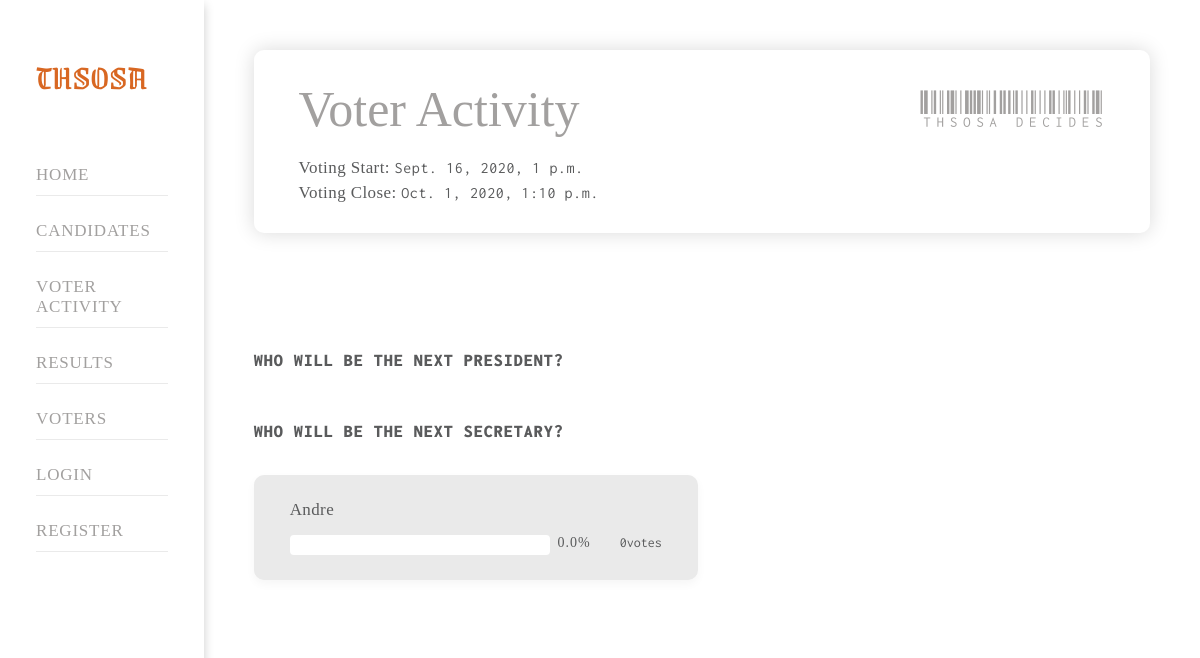
The app's page /activity.html with its own data.
### App/models.py (models this page shows, shortened)
class Time(models.Model):
    start=models.DateTimeField()
    end=models.DateTimeField()

class Election(models.Model):
    name=models.TextField()

class Candidate(models.Model):
    title=models.TextField(null=True,blank=True)
    name_title=models.TextField(null=True,blank=True)
    name=models.TextField(null=True,blank=True)
    vote = models.IntegerField(default='0')
    percent=models.FloatField(default='0')
    image=models.ImageField()
    profile=models.TextField(null=True,blank=True)
    other_name=models.TextField(null=True,blank=True)
    address=models.TextField(null=True,blank=True)
    sex=models.TextField(null=True,blank=True)
    date_of_birth=models.TextField(null=True,blank=True)
    occupation=models.TextField(null=True,blank=True)
    email=models.TextField(null=True,blank=True)
    phone=models.TextField(null=True,blank=True)
    admission_date=models.TextField(null=True,blank=True)
    graduation_date=models.TextField(null=True,blank=True)
    education=models.TextField(null=True,blank=True)
    chapter=models.TextField(null=True,blank=True)
    chapter_year=models.TextField(null=True,blank=True)
    executive_status=models.TextField(null=True,blank=True)
    executive_officer=models.TextField(null=True,blank=True)
    financial=models.TextField(null=True,blank=True)
    attendance_status=models.TextField(null=True,blank=True)
    dishonesty_status=models.TextField(null=True,blank=True)
    position=models.TextField(null=True,blank=True)
    approved=models.BooleanField(default=False)

### App/views.py (the view)
# urls.py: path("activity.html", views.activity, name="activity"),
def activity(request):
    context={"elections":Election.objects.all(),"results":Candidate.objects.filter(approved=True),"times":Time.objects.all()}
    return render(request,"activity_new.html",context)

### App/templates/activity_new.html (shortened to what this page needs)
{% load static %}
<html xmlns="http://www.w3.org/1999/xhtml">
 <head>
  <link href="{% static 'assets/css/style.css' %}" rel="stylesheet" type="text/css"/>
  <link href="{% static 'assets/css/fonts.css' %}" rel="stylesheet" type="text/css">
   <link href="{% static 'assets/css/responsive.css' %}" rel="stylesheet" type="text/css"/>
   <link href="{% static 'assets/css/owl_theme.css' %}" rel="stylesheet" type="text/css"/>
   <link href="{% static 'assets/css/owl.carousel.min.css' %}" rel="stylesheet" type="text/css"/>
   <link href="{% static 'assets/css/owl.theme.default.min.css' %}" rel="stylesheet" type="text/css"/>
   <link href="https://use.fontawesome.com/releases/v5.7.2/css/all.css" rel="stylesheet"/>
 </head>
 <body>
  <div class="clearfix" id="main_wrapper">
   <div class="header">
    <div class="hdr clearfix">
     <div class="brandname">
      <a href="">
       THSOSA
      </a>
     </div>
     <div class="menu">
       <ul>
        <li>
         <a href="index.html">
          Home
         </a>
        </li>
        <li>
         <a href="candidates.html">
          Candidates
         </a>
        </li>
        <li>
         <a href="activity.html">
          Voter Activity
         </a>
        </li>
        <li>
         <a href="results.html">
          Results
         </a>
        </li>
        <li>
         <a href="voters-approved">
          Voters
         </a>
        </li>
        <li>
         <a href="login.html">
          Login
         </a>
        </li>
        <li>
         <a href="register.html">
          Register
         </a>
        </li>
       </ul>
     </div>
    </div>
   </div>
   <div class="body-wrap">
    <div class="section">
     <div class="inner_wrap">
      <div class="pg-hdr-card clearfix">
        <div class="col-1">
         <div class="hdr-title">
          Voter Activity
         </div>
         <div class="row">
           <span>
            Voting Start:
           </span>
          {% for time in times %}{{time.start}}{% endfor %}
          </div>
          <div class="row">
           <span>
            Voting Close:
           </span>
          {% for time in times %}{{time.end}}{% endfor %}
          </div>
        </div>
       <div class="col-2">
        THSOSA DECIDES
       </div>
      </div>
     </div>
    </div>
    <div class="section">
     <div class="inner_wrap">
       {% for election in elections %}
      <div class="candidate-card">
        <br>
       <div class="position-desc">
        Who will be the next {{election.name}}?
       </div>
       <div class="cand-wrap v-act clearfix">
         {% for item in results %}
         {% if item.title == election.name %}
        <div class="cand-hld">
         <div class="cand-name">
          {{item.name}}
         </div>
         <div class="v-det clearfix">
          <div class="v-bar">
          </div>
          <div class="v-per">
          {{item.percent}}%
          </div>
          <div class="v-count">
           {{item.vote}}votes
          </div>
         </div>
        </div>
        {% endif %}
        {% endfor %}
       </div>
      </div>
      {% endfor %}
     </div>
    </div>
   </div>
  </div>
 </body>
</html>

### App/static/assets/css/style.css (style rules this page uses)
* { margin: 0; padding: 0; }
*, *:before, *:after { box-sizing:border-box; }
.clearfix:before, .clearfix:after { display: table; content: " "; }
.clearfix:after { clear: both; }
a, a:hover { text-decoration: none; }
ul, ol, li { list-style: none; margin: 0; padding: 0; }
body { overflow-x: hidden; font-family: 'RR'; margin: 0; padding: 0; text-rendering: optimizeLegibility; -webkit-font-smoothing: antialiased; -moz-osx-font-smoothing: grayscale; }
html { overflow-y: auto; overflow: -moz-scrollbars-vertical; -webkit-tap-highlight-color: transparent; -webkit-text-size-adjust: 100%; -ms-text-size-adjust: 100%; }
#main_wrapper { width: auto; height: auto; position: relative; overflow-x: hidden; overflow-y: auto; }
.section { width: 100%; height: auto; padding: 50px 5%; position: relative; }
.inner_wrap { width: 100%; height: auto; display: block; }
.body-wrap { width: 83%; position: relative; left: 17%; top: 0; }
.header { width: 17%; height: 100vh; padding: 50px 3%; position: fixed; background: #fff; text-align: left; box-shadow: 5px 0 10px -5px rgba(0,0,0,0.2); z-index: 999; left: 0; }
.header .hdr { width: auto; height: 50px; position: relative; }
.header .hdr .brandname { width: auto; height: 35px; display: block; position: relative; margin-bottom: 70px; }
.header .hdr .brandname a { font-size: 35px; font-family: 'GGR'; color: #d86722; }
.header .hdr .menu ul li { margin-top: 15px; padding: 10px 0; border-bottom: 1px solid #eaeaea; }
.header .hdr .menu ul li a { color: #a2a09f; font-size: 17px; letter-spacing: 0.8px; font-family: 'IB'; transition: all 0.5s ease; text-transform: uppercase; }
.section .inner_wrap .pg-hdr-card { padding: 30px 5%; border-radius: 10px; box-shadow: rgba(0, 0, 0, 0.15) 0px 0px 20px 0px; }
.section .inner_wrap .pg-hdr-card .col-1 { width: 75%; float: left; }
.section .inner_wrap .pg-hdr-card .col-2 { width: 25%; float: right; margin-top: 10px; text-align: right; font-size: 40px; font-family: 'LR'; color: #a2a09f; }
.pg-hdr-card .col-1 .hdr-title { font-size: 50px; font-family: 'IB'; margin-bottom: 20px; text-transform: capitalize; letter-spacing: 0px; color: #a2a09f; }
.pg-hdr-card .col-1 .row { margin-top: 5px; font-size: 16px; font-family: 'IR'; letter-spacing: 0.6px; color: #5a5b5c; }
.pg-hdr-card .col-1 .row span { font-size: 17px; font-family: 'IB'; text-transform: capitalize; letter-spacing: 0.4px; color: #5a5b5c; }
.candidate-card .position-desc { font-size: 18px; font-family: 'IBL'; margin-bottom: 35px; text-transform: uppercase; letter-spacing: 1px; color: #5a5b5c; }
.cand-wrap .cand-hld { width: 49.5%; float: left; padding: 15px 4%; border-radius: 10px; background-color: #eaeaea; box-shadow: 0 4px 10px 0 rgba(0, 0, 0, 0.04); }
.cand-wrap .cand-hld .decision, .cand-wrap .cand-hld .cand-avatar, .cand-wrap .cand-hld .cand-name { display: inline-block; vertical-align: middle; }
.cand-wrap .cand-hld .cand-name { width: auto; margin-left: 10%; font-size: 17px; font-family: 'IM'; text-transform: capitalize; letter-spacing: 0.4px; color: #5a5b5c; }
.v-act .cand-hld { padding: 25px 4%; }
.v-act .cand-hld .cand-name { margin-left: 0; }
.v-act .v-det { margin-top: 15px; }
.v-act .v-det .v-bar { width: 70%; height: 20px; float: left; overflow: hidden; border-radius: 4px; background-color: #fff; }
.v-act .v-det .v-per { width: 6%; float: left; font-size: 14px; font-family: 'IB'; margin-left: 2%; text-transform: capitalize; letter-spacing: 1px; color: #5a5b5c; }
.v-act .v-det .v-count { width: 20%; float: right; font-size: 14px; font-family: 'IR'; margin-left: 2%; text-align: right; text-transform: capitalize; color: #5a5b5c; }

### records on screen
Time: start "Sept. 16, 2020, 1 p.m.", end "Oct. 1, 2020, 1:10 p.m."
Election: name "PRESIDENT"
Election: name "SECRETARY"
Candidate: name "Andre", percent "0.0", vote "0"
